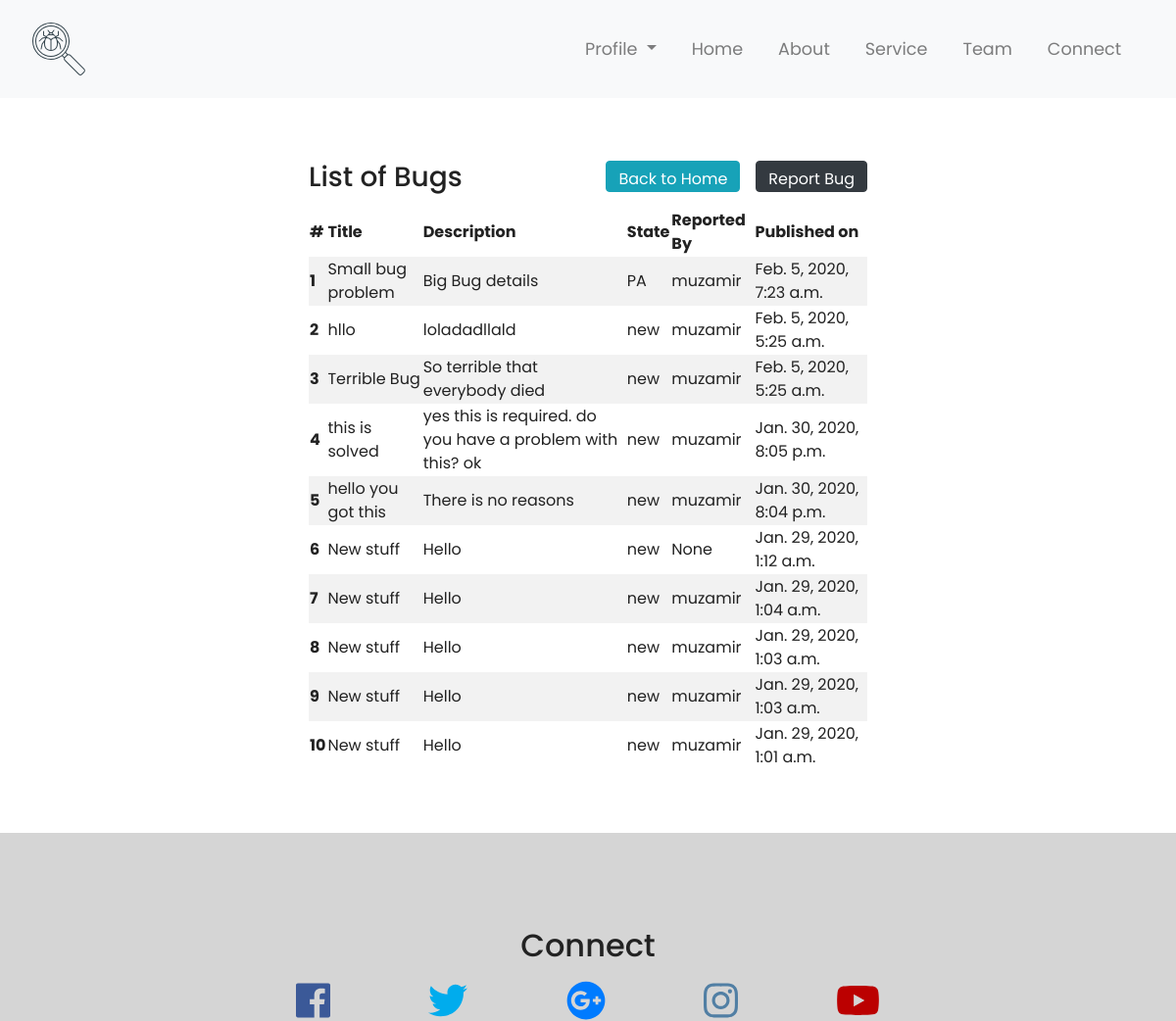
/bug/ (signed in, upper part), run on an earlier commit of the app's database.
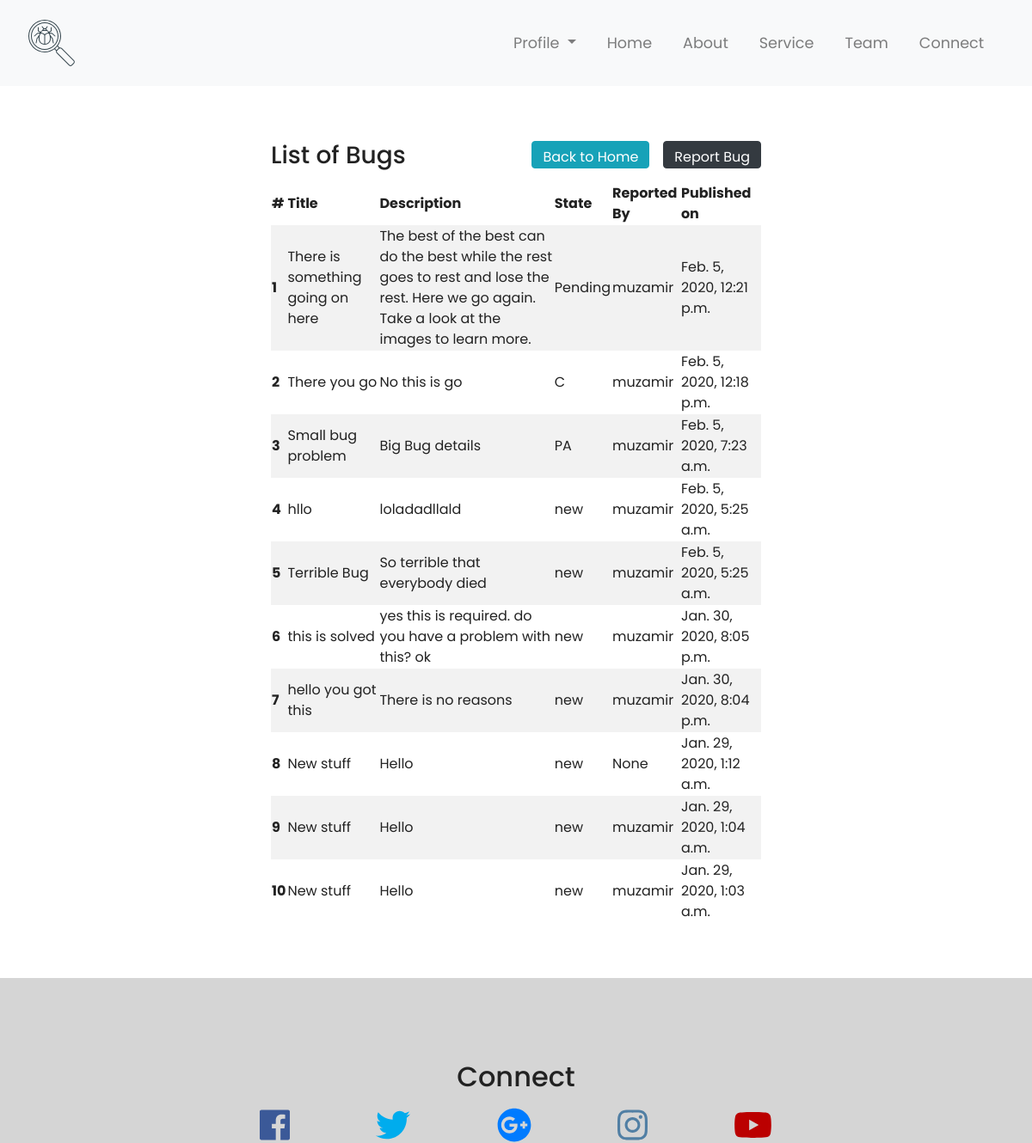
And on a later commit of the database.
### bug/models.py (models this page shows, shortened)
class Bug(models.Model):
    bug_title = models.CharField(max_length=200)
    bug_description = models.TextField(max_length=1000)
    bug_status = models.CharField(max_length=50, default="new")
    pub_date = models.DateTimeField('date published', auto_now_add=True)
    reported_by = models.ForeignKey(get_user_model(),related_name="bugs", on_delete=models.CASCADE,null=True)

### users/models.py (models this page shows)
class CustomUser(AbstractUser):
    address = models.CharField(max_length=500, blank=True)
    def __str__(self):
        return self.username

### bug/views.py (the view)
# urls.py: path('',views.IndexView.as_view(), name='index'),
class IndexView(LoginRequiredMixin,generic.ListView):
    model= Bug
    template_name = 'bug/index.html'
    context_object_name = 'latest_bug_list'
    def get_queryset(self):
        return Bug.objects.filter(pub_date__lte=timezone.now()).order_by('-pub_date')[:10]

### bug/templates/bug/index.html (shortened to what this page needs)
{% extends 'base.html' %}
{% load static %}
{% block content %}
<link href="{% static '/bug/styles/main.css' %}" rel="stylesheet">
<div class="container-fluid padding">
  <div class="row padding">
    <div class="col-md-3"></div>
    <div class="col-md-6 table-responsive">
      {% if latest_bug_list %}
          <div>
            <h3 style="float:left">List of Bugs</h3>
            <a href="{% url 'bug:bug-form' %}" class="btn btn-dark" role="button" style="float:right">Report Bug</a>
            <a href="{% url 'home' %}" class="btn btn-info" role="button" style="float:right; margin-right:1rem">Back to Home</a>
          </div>
          <table class="bug-table table-striped table-hover">
          <thead class="thead-dark">
            <tr>
              <th scope="col">#</th>
              <th scope="col">Title</th>
              <th scope="col">Description</th>
              <th scope="col">State</th>
              <th scope="col">Reported By</th>
              <th scope="col">Published on</th>
            </tr>
          </thead>
          <tbody>
            {% for bug in latest_bug_list %}
              <tr class="table-row" data-href="{% url 'bug:bug-detail' pk=bug.id %}">
              <th scope="row">{{forloop.counter}}</th>
              <td>{{ bug.bug_title }}</td>
              <td>{{ bug.bug_description }}</td>
              <td>{{ bug.bug_status }}</td>
              <td>{{bug.reported_by}}</td>
              <td>{{bug.pub_date}}</td>
              </tr>
            {% endfor %}
          </tbody>
        </table>
      {% endif %}
    </div>
    <div class="col-md-3"></div>
  </div>
</div>
{% endblock content %}

### templates/base.html (shortened to what this page needs)
{% load static %}
<!DOCTYPE html>
<html lang="en">
<head>
	<link rel="stylesheet" href="https://maxcdn.bootstrapcdn.com/bootstrap/4.0.0/css/bootstrap.min.css">
	<link type = "text/css" href="{% static '/styles/main.css' %}" rel="stylesheet">
	<link type = "text/css" href="{% static '/custom.css' %}" rel="stylesheet">
</head>
<body>
<nav class="navbar navbar-expand-md navbar-light bg-light sticky-top">
	<div class="container-fluid">
		<a href="{% url 'home' %}" class="navbar-brand"><img class="img-fluid" src="{% static 'img/logo.svg' %}"></a>
		<div class="collapse navbar-collapse" id ="navbarResponsive">
			<ul class="navbar-nav ml-auto">
				{% if user.is_authenticated %}
				<li class="nav-item dropdown">
			<a class="nav-link dropdown-toggle" href="#" id="navbarDropdownMenuLink" data-toggle="dropdown" aria-haspopup="true" aria-expanded="false">
				Profile
			</a>
				{% endif %}
				</li>
				<li class="nav-item"><a href="{% url 'home' %}" class="nav-link">Home</a></li>
				<li class="nav-item"><a href="#" class="nav-link">About</a></li>
				<li class="nav-item"><a href="#" class="nav-link">Service</a></li>
				<li class="nav-item"><a href="#" class="nav-link">Team</a></li>
				<li class="nav-item"><a href="#" class="nav-link">Connect</a></li>
			</ul>
		</div>
	</div>
</nav>
  <main>
    {% block content %}
    {% endblock %}
  </main>
  <div class="social-container container-fluid padding">
  	<div class="row text-center padding">
  		<div class="col-12">
  			<h2>Connect</h2>
  				<div class="col-12 social">
  					<a href="#"><i class="fab fa-facebook"></i></a>
  					<a href="#"><i class="fab fa-twitter"></i></a>
  					<a href="#"><i class="fab fa-google-plus"></i></a>
  					<a href="#"><i class="fab fa-instagram"></i></a>
  					<a href="#"><i class="fab fa-youtube"></i></a>
  				</div>
  		</div>
  	</div>
  </div>
</body>
</html>

### static/styles/main.css (style rules this page uses)
html,body { height: 100%; width:100%; font-family: 'Poppins', sans-serif; color: #222 }
.btn { margin-bottom:1rem; padding-bottom: 0rem; }
.navbar { padding: .8rem; }
.navbar-nav li { padding-right:20px; }
.nav-link { font-size: 1.1em !important; }
.social a { font-size: 2.5em; padding: 3rem; }
.fa-facebook { color: #3b5998; }
.fa-twitter { color: #00aced; }
.fa-instagram { color: #517fa4; }
.fa-youtube { color: #bb0000; }
.padding { padding-bottom: 2rem; }
h2 { padding-top:2rem }
.social-container { background-color: #d5d5d5; }

### bug/static/bug/styles/main.css (style rules this page uses)
.bug-table { width:100%; padding-right: 0; }
.padding { padding-top: 2rem; }

What changed in the data, as far as the page shows it:
no longer on this page (row unchanged): Bug: bug_title "New stuff", bug_description "Hello", bug_status "new", reported_by "muzamir", pub_date "Jan. 29, 2020, 1:03 a.m."
no longer on this page (row unchanged): Bug: bug_title "New stuff", bug_description "Hello", bug_status "new", reported_by "muzamir", pub_date "Jan. 29, 2020, 1:01 a.m."
added Bug: bug_title "There is something going on here", bug_description "The best of the best can do the best while the rest goes to rest and lose the rest. Here we go again. Take a look at the images to learn more.", bug_status "Pending", reported_by "muzamir", pub_date "Feb. 5, 2020, 12:21 p.m."
added Bug: bug_title "There you go", bug_description "No this is go", bug_status "C", reported_by "muzamir", pub_date "Feb. 5, 2020, 12:18 p.m."
